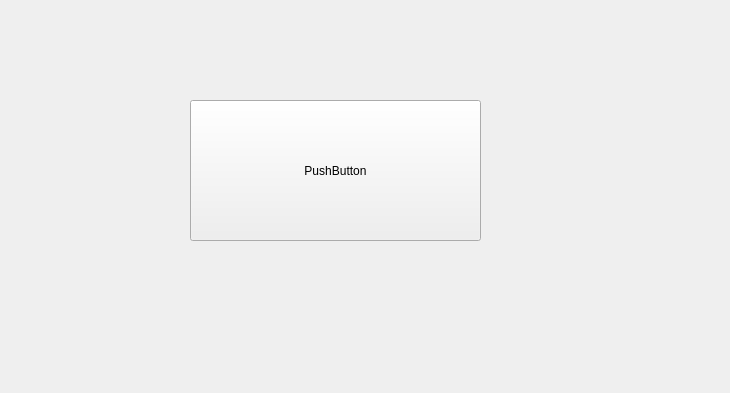
<?xml version="1.0" encoding="UTF-8"?>
<ui version="4.0">
 <class>FenetreBoum</class>
 <widget class="QWidget" name="FenetreBoum">
  <property name="geometry">
   <rect>
    <x>0</x>
    <y>0</y>
    <width>730</width>
    <height>393</height>
   </rect>
  </property>
  <property name="windowTitle">
   <string>Form</string>
  </property>
  <widget class="QPushButton" name="boutonBoum">
   <property name="geometry">
    <rect>
     <x>190</x>
     <y>100</y>
     <width>291</width>
     <height>141</height>
    </rect>
   </property>
   <property name="text">
    <string>PushButton</string>
   </property>
  </widget>
 </widget>
 <resources/>
 <connections/>
</ui>
